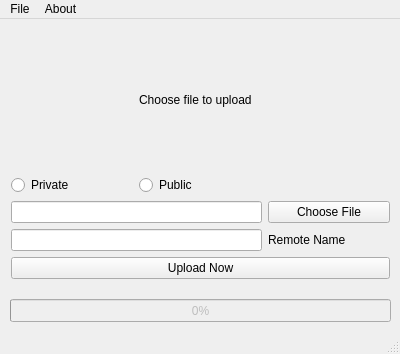
<?xml version="1.0" encoding="UTF-8"?>
<ui version="4.0">
 <class>MainWindow</class>
 <widget class="QMainWindow" name="MainWindow">
  <property name="geometry">
   <rect>
    <x>0</x>
    <y>0</y>
    <width>400</width>
    <height>354</height>
   </rect>
  </property>
  <property name="windowTitle">
   <string>gsutil-qt</string>
  </property>
  <widget class="QWidget" name="centralWidget">
   <widget class="QWidget" name="verticalLayoutWidget">
    <property name="geometry">
     <rect>
      <x>0</x>
      <y>0</y>
      <width>401</width>
      <height>271</height>
     </rect>
    </property>
    <layout class="QVBoxLayout" name="verticalLayout">
     <item>
      <layout class="QGridLayout" name="gridLayout">
       <item row="5" column="2">
        <widget class="QPushButton" name="btn_chooseFile">
         <property name="text">
          <string>Choose File</string>
         </property>
        </widget>
       </item>
       <item row="6" column="0" colspan="2">
        <widget class="QLineEdit" name="editRemotename"/>
       </item>
       <item row="7" column="0" colspan="3">
        <widget class="QPushButton" name="btn_upload">
         <property name="text">
          <string>Upload Now</string>
         </property>
        </widget>
       </item>
       <item row="5" column="0" colspan="2">
        <widget class="QLineEdit" name="editFilename"/>
       </item>
       <item row="0" column="1" colspan="2">
        <widget class="QLabel" name="topLabel">
         <property name="text">
          <string>Choose file to upload</string>
         </property>
        </widget>
       </item>
       <item row="2" column="1">
        <widget class="QRadioButton" name="radioPublic">
         <property name="text">
          <string>Public</string>
         </property>
        </widget>
       </item>
       <item row="2" column="0">
        <widget class="QRadioButton" name="radioPrivate">
         <property name="text">
          <string>Private</string>
         </property>
        </widget>
       </item>
       <item row="6" column="2">
        <widget class="QLabel" name="remoteNameLabel">
         <property name="text">
          <string>Remote Name</string>
         </property>
        </widget>
       </item>
      </layout>
     </item>
    </layout>
   </widget>
   <widget class="QProgressBar" name="progressBar">
    <property name="enabled">
     <bool>false</bool>
    </property>
    <property name="geometry">
     <rect>
      <x>10</x>
      <y>280</y>
      <width>381</width>
      <height>23</height>
     </rect>
    </property>
    <property name="maximum">
     <number>1</number>
    </property>
    <property name="value">
     <number>0</number>
    </property>
   </widget>
  </widget>
  <widget class="QMenuBar" name="menuBar">
   <property name="geometry">
    <rect>
     <x>0</x>
     <y>0</y>
     <width>400</width>
     <height>24</height>
    </rect>
   </property>
   <widget class="QMenu" name="menuFile">
    <property name="title">
     <string>File</string>
    </property>
    <addaction name="actionQuit"/>
   </widget>
   <widget class="QMenu" name="menuAbout">
    <property name="title">
     <string>About</string>
    </property>
    <addaction name="actionVersionString"/>
   </widget>
   <addaction name="menuFile"/>
   <addaction name="menuAbout"/>
  </widget>
  <widget class="QStatusBar" name="statusBar"/>
  <action name="actionQuit">
   <property name="text">
    <string>Quit</string>
   </property>
   <property name="shortcut">
    <string>Ctrl+Q</string>
   </property>
  </action>
  <action name="actionVersionString">
   <property name="text">
    <string>VersionString</string>
   </property>
  </action>
 </widget>
 <layoutdefault spacing="6" margin="11"/>
 <resources/>
 <connections/>
</ui>
